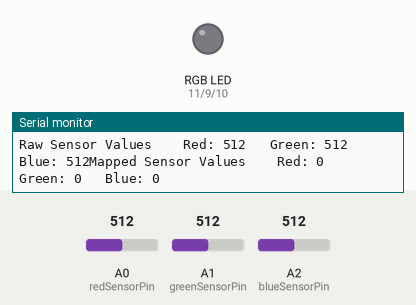
Simulated run of this sketch. Board: Arduino Uno, built with avr-gcc and run on an emulated ATmega328P. On the bench: an RGB LED mixed from three pins (HIGH = lit), the last lines printed to the serial monitor. The test bench sets the inputs (shaded band); at power-on: A0 (redSensorPin) = 512, A1 (greenSensorPin) = 512, A2 (blueSensorPin) = 512. Dim RGB values are drawn brighter than linear.

Above: at 1.2 s.
1.3 s: A0 (redSensorPin) set to 593
4.3 s: A0 (redSensorPin) set to 612
At 4.93 s:
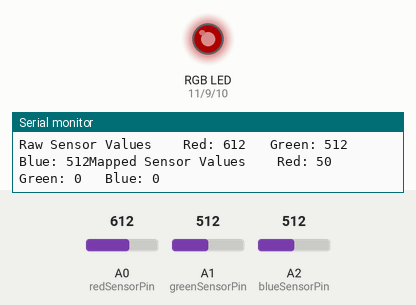
At 5.47 s:
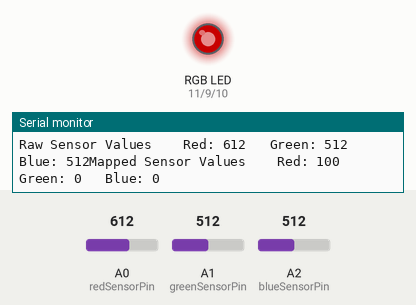
7.3 s: A1 (greenSensorPin) set to 591
10.3 s: A1 (greenSensorPin) set to 615
At 10.91 s:
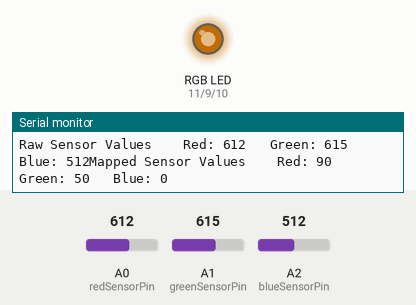
13.3 s: A2 (blueSensorPin) set to 587
16.3 s: A2 (blueSensorPin) set to 610
At 16.98 s:
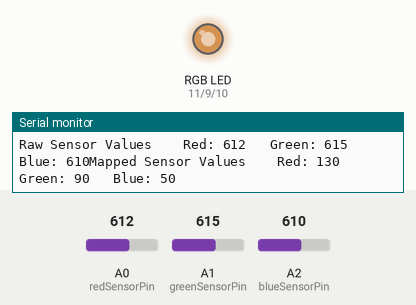
Timing chart, 0 to 20.3 s (numbered marks = the images above; inputs shaded):
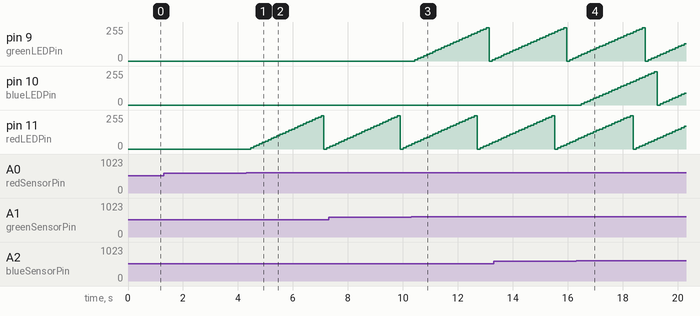

Measured:
- the behaviour switches between 600 and 601 on A0 (redSensorPin) (found by bisection; images 0 and 1)
- the behaviour switches between 600 and 601 on A1 (greenSensorPin) (found by bisection; images 2 and 3)
- the behaviour switches between 600 and 601 on A2 (blueSensorPin) (found by bisection; images 3 and 4)
- after the input at 4.3 s, pin 11 (redLEDPin): 0/255 → 10/255 after 0.16 s, → 20/255 0.11 s later, → 30/255 0.11 s later, → 40/255 0.11 s later, … (27 changes in this stretch)
- after the input at 10.3 s, pin 9 (greenLEDPin): 0/255 → 10/255 after 0.13 s, → 20/255 0.11 s later, → 30/255 0.11 s later, → 40/255 0.11 s later, … (27 changes in this stretch)
- after the input at 16.3 s, pin 10 (blueLEDPin): 0/255 → 10/255 after 0.20 s, → 20/255 0.11 s later, → 30/255 0.11 s later, → 40/255 0.11 s later, … (35 changes in this stretch)

The sketch:

lampara_colores_variacion1.ino
```cpp
const int greenLEDPin = 9;
const int redLEDPin = 11;
const int blueLEDPin = 10;

const int redSensorPin = A0;
const int greenSensorPin = A1;
const int blueSensorPin = A2;
int redValue = 0;
int greenValue = 0;
int blueValue = 0;
int redSensorValue = 0;
int greenSensorValue = 0;
int blueSensorValue = 0;

void setup() {
  Serial.begin(9600);

  pinMode(greenLEDPin,OUTPUT);
  pinMode(redLEDPin,OUTPUT);
  pinMode(blueLEDPin,OUTPUT);
}

void loop() {
  redSensorValue = analogRead(redSensorPin);
  delay(5);
  greenSensorValue = analogRead(greenSensorPin);
  delay(5);
  blueSensorValue = analogRead(blueSensorPin);
  Serial.print("Raw Sensor Values \t Red: ");
  Serial.print(redSensorValue);
  Serial.print("\t Green: ");
  Serial.print(greenSensorValue);
  Serial.print("\t Blue: ");
  Serial.print(blueSensorValue);
  if (redSensorValue > 600) {
    redValue += 10;
  }
if (greenSensorValue > 600) {
    greenValue += 10;
  }
if (blueSensorValue > 600) {
    blueValue += 10;
  }

if (redValue > 255) {
    redValue = 0;
  }
if (greenValue > 255) {
    greenValue = 0;
  }
if (blueValue > 255) {
    blueValue = 0;
  }
  Serial.print("Mapped Sensor Values \t Red: ");

  Serial.print(redValue);
  Serial.print("\t Green: ");
  Serial.print(greenValue);
  Serial.print("\t Blue: ");
  Serial.println(blueValue);
  analogWrite(redLEDPin, redValue);
  analogWrite(greenLEDPin, greenValue);
  analogWrite(blueLEDPin, blueValue);

}
```
